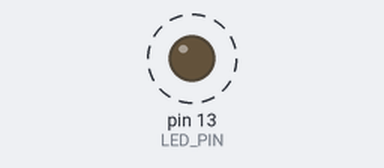
The sketch below on a simulated Arduino Uno, built with avr-gcc and run on an emulated ATmega328P. On the bench: output pins drawn as LEDs (lit = HIGH). Dashed ring = blinking. What the sketch prints to the serial monitor is not drawn.

Above: at 0.12 s.
Timing chart, 0 to 3.0 s (numbered marks = the images above):
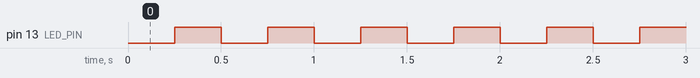

The sketch:

week04_metronome.ino
```cpp
// Week 04: millis()-scheduled metronome; reports t_ms,tick,interval_ms.
const uint8_t LED_PIN = LED_BUILTIN;
const unsigned long TICK_MS = 250;

unsigned long previousTick = 0;
unsigned long tickCount = 0;
bool ledState = false;

void setup() {
  pinMode(LED_PIN, OUTPUT);
  Serial.begin(115200);
  previousTick = millis();
}

void loop() {
  const unsigned long now = millis();
  if (now - previousTick >= TICK_MS) {
    const unsigned long actualInterval = now - previousTick;
    previousTick += TICK_MS;  // Holds the schedule instead of resetting to now.
    tickCount++;
    ledState = !ledState;
    digitalWrite(LED_PIN, ledState);
    Serial.print(now);
    Serial.print(',');
    Serial.print(tickCount);
    Serial.print(',');
    Serial.println(actualInterval);
  }
}
```

Measured:
- by itself, pin 13 (LED_PIN): alternates HIGH for 0.25 s and LOW for 0.25 s
